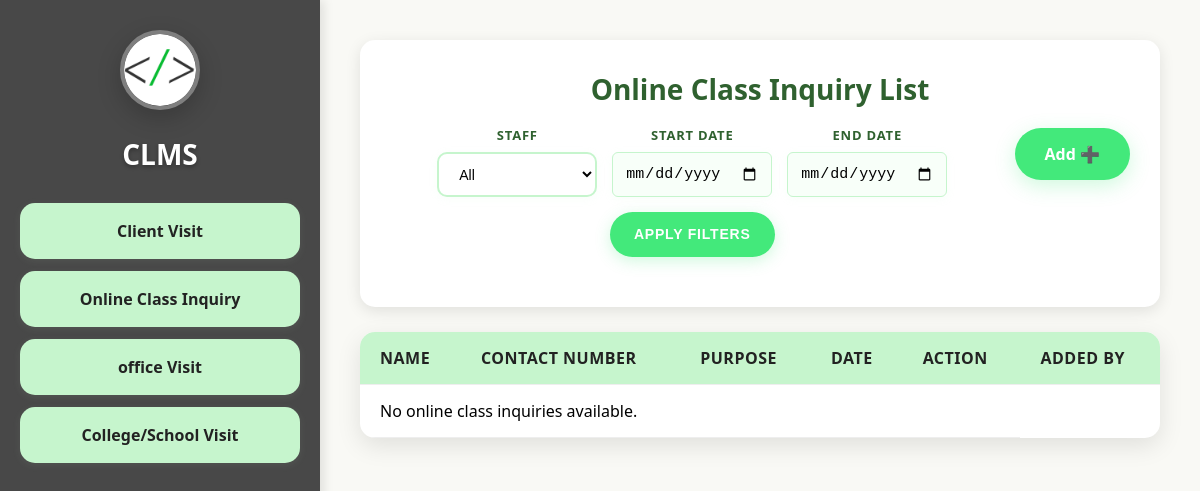
The app's page /add-dashboard/online-class/list/ (signed in), older data.
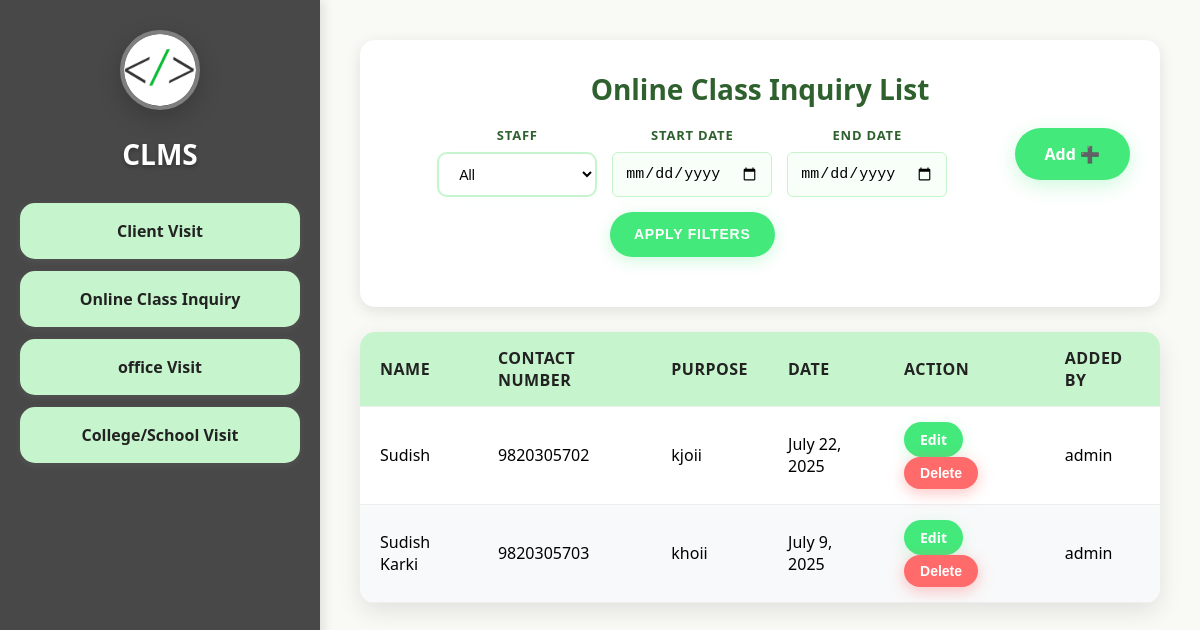
The same page, newer data.
### staff/models.py (models this page shows, shortened)
class OnlineClassInquiry(models.Model):
    user = models.ForeignKey(User, on_delete=models.CASCADE)
    name = models.CharField(max_length=100)
    contact = models.CharField(max_length=20)
    purpose = models.CharField(max_length=255)
    date = models.DateField()

### staff/views.py (the view)
# urls.py: path('online-class/list/', views.online_class_list, name='online_class_list'),
@login_required
def online_class_list(request):
    if request.user.is_superuser:
        online_classes = OnlineClassInquiry.objects.all().order_by('-date')
        staff_filter = request.GET.get('staff')
        if staff_filter and staff_filter != 'all':
            online_classes = online_classes.filter(user_id=staff_filter)
        start_date = request.GET.get('start_date')
        end_date = request.GET.get('end_date')
        if start_date:
            try:
                start_date = datetime.strptime(start_date, '%Y-%m-%d').date()
                online_classes = online_classes.filter(date__gte=start_date)
            except ValueError:
                pass
        if end_date:
            try:
                end_date = datetime.strptime(end_date, '%Y-%m-%d').date()
                online_classes = online_classes.filter(date__lte=end_date)
            except ValueError:
                pass
        staff_users = User.objects.filter(is_staff=True).order_by('username')
    else:
        online_classes = OnlineClassInquiry.objects.filter(user=request.user).order_by('-date')
        staff_users = None
    return render(request, 'pages/staff/Online_Class.html', {
        'online_classes': online_classes,
        'staff_users': staff_users,
        'current_filters': {
            'staff': request.GET.get('staff', ''),
            'start_date': request.GET.get('start_date', ''),
            'end_date': request.GET.get('end_date', ''),
        }
    })

### templates/pages/staff/Online_Class.html (shortened to what this page needs)
{% load static %}
<!DOCTYPE html>
<html lang="en">
<head>
  <link rel="stylesheet" href="{% static 'css/Visit.css' %}">
</head>
<body>
  <div class="container">
    <div class="sidebar">
      <div class="logo">
        <a href="{% url 'add_dashboard' %}">
         <img src="{% static 'assets/favicon.png' %}" alt="Logo">
        </a>
      </div>
      <h2>CLMS</h2>
      <ul>
        <li><a href="{% url 'client_visit_list' %}">Client Visit</a></li>
        <li><a href="{% url 'online_class_list' %}">Online Class Inquiry</a></li>
        <li><a href="{% url 'office_visit_list' %}">office Visit</a></li>
        <li><a href="{% url 'college_visit_list' %}">College/School Visit</a></li>
      </ul>
    </div>
    <div class="main-content">
      <div class="header">
        <h2>Online Class Inquiry List</h2>
        <div class="header-controls">
          <a href="{% url 'add_dashboard' %}" class="add-btn">Add ➕</a>
          {% if user.is_superuser and staff_users %}
          <div class="filter-container">
            <form method="GET" class="filter-form" style="display: flex; align-items: center; gap: 15px; flex-wrap: wrap;">
              <div class="filter-item">
                <label for="staff">Staff</label>
                <select name="staff" id="staff">
                  <option value="all" {% if current_filters.staff == 'all' or not current_filters.staff %}selected{% endif %}>All</option>
                </select>
              </div>
              <div class="filter-item">
                <label for="start_date">Start Date</label>
                <input type="date" name="start_date" id="start_date" value="{{ current_filters.start_date }}" placeholder="yyyy-mm-dd">
              </div>
              <div class="filter-item">
                <label for="end_date">End Date</label>
                <input type="date" name="end_date" id="end_date" value="{{ current_filters.end_date }}" placeholder="yyyy-mm-dd">
              </div>
              <button type="submit" class="apply-btn">Apply Filters</button>
            </form>
          </div>
          {% endif %}
        </div>
      </div>
      <table>
        <thead>
          <tr>
            <th>Name</th>
            <th>Contact Number</th>
            <th>Purpose</th>
            <th>Date</th>
            <th>Action</th>
            <th>Added By</th>
          </tr>
        </thead>
        <tbody>
          {% for inquiry in online_classes %}
          <tr class="{% cycle 'white-row' 'green-row' %}">
            <td>{{ inquiry.name }}</td>
            <td>{{ inquiry.contact }}</td>
            <td>{{ inquiry.purpose }}</td>
            <td>{{ inquiry.date }}</td>
            <td>
              <a href="{% url 'edit_online' inquiry.id %}" class="edit-btn">Edit</a>
              <form method="POST" action="{% url 'delete_online' inquiry.id %}" style="display: inline; margin: 0;">
                <button class="delete-btn">Delete</button>
              </form>
            </td>
            <td>{{ inquiry.user.username }}</td>
          </tr>
          {% empty %}
          <tr>
            <td colspan="5">No online class inquiries available.</td>
          </tr>
          {% endfor %}
        </tbody>
      </table>
    </div>
  </div>
</body>
</html>

Row changes from the older to the newer data that the page shows:
added OnlineClassInquiry: name "Sudish", contact "9820305702", purpose "kjoii", date "July 22, 2025", user.username "admin"
added OnlineClassInquiry: name "Sudish Karki", contact "9820305703", purpose "khoii", date "July 9, 2025", user.username "admin"
Text that changed along with them:
text no longer shown: "No online class inquiries available."
